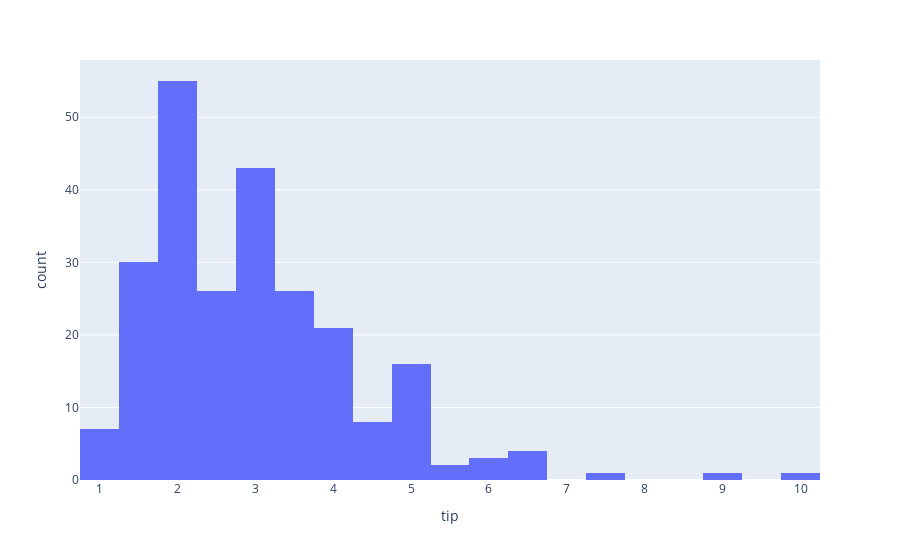

Notebook code cell kept with this figure:
### Code cell
px.histogram(
    data_frame=tips,
    x='tip'
)

### Figure 1 — Plotly figure (JSON) as saved in the notebook; plotly's stock layout.template omitted (floating-point values rounded to 4 significant figures; data arrays with more than 128 entries replaced by an {"elided": "..."} marker saying what was removed)
{"data": [{"bingroup": "x", "hovertemplate": "tip=%{x}<br>count=%{y}<extra></extra>", "legendgroup": "", "marker": {"color": "#636efa", "pattern": {"shape": ""}}, "name": "", "orientation": "v", "showlegend": false, "type": "histogram", "x": {"elided": "244 float values"}, "xaxis": "x", "yaxis": "y"}], "layout": {"barmode": "relative", "legend": {"tracegroupgap": 0}, "margin": {"t": 60}, "xaxis": {"anchor": "y", "domain": [0, 1], "title": {"text": "tip"}}, "yaxis": {"anchor": "x", "domain": [0, 1], "title": {"text": "count"}}}}
